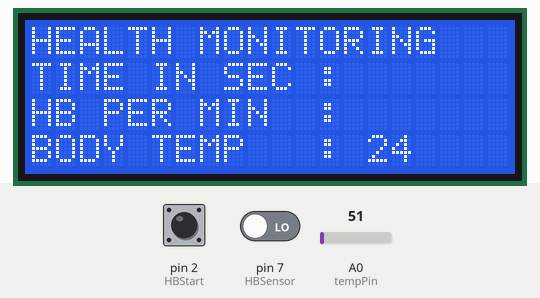
Bench run of a sketch on a simulated Arduino Uno, built with avr-gcc and run on an emulated ATmega328P. Parts: 20×4 character LCD. The inputs (shaded band) are chosen by the test bench; at power-on: pin 2 (HBStart) HIGH, A0 (tempPin) = 51, pin 7 (HBSensor) LOW.

Above: at 1.2 s.
1.3 s: pin 2 (HBStart) pulled LOW for 0.15 s
3.9 s: A0 (tempPin) set to 61
At 4.4 s:
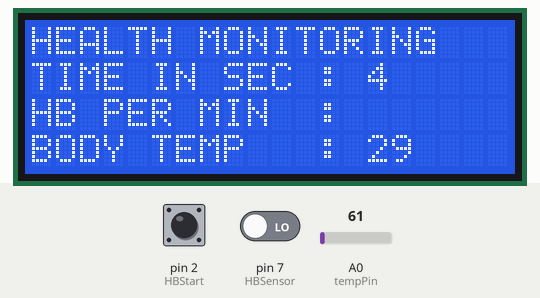
5.5 s: pin 7 (HBSensor) driven HIGH
8.5 s: pin 2 (HBStart) pulled LOW for 1 s
At 10.3 s:
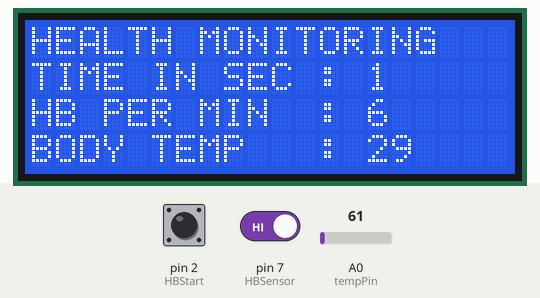
11.9 s: A0 (tempPin) set to 71
At 12.7 s:
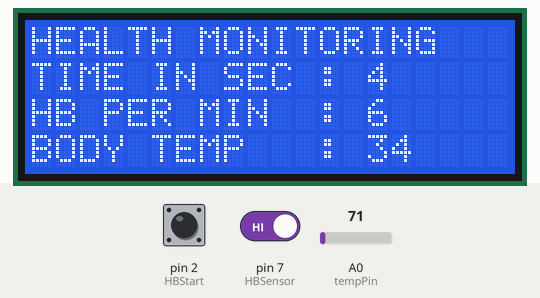
13.4 s: A0 (tempPin) set to 86
At 17.5 s:
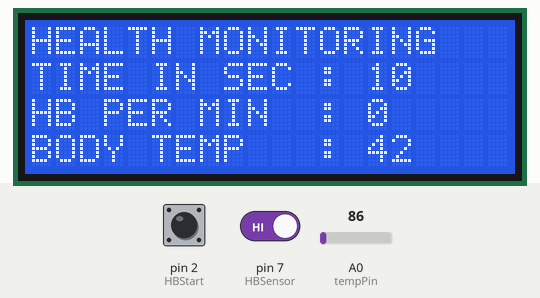
Timing chart, 0 to 18.3 s (numbered marks = the images above; inputs shaded):
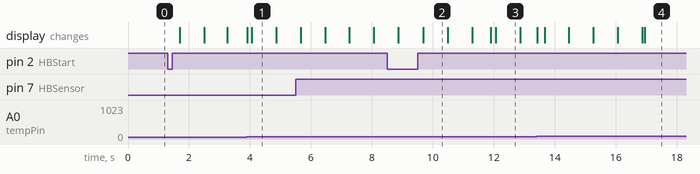

Measured:
- after the input at 8.5 s, the display: first differs from a run without the input after 1.2 s (image 2)
- what the display in image 1 shows lasts 0.8 s, from 4.1 s to 4.9 s

The sketch:

patient_health_monitoring.ino
```cpp
#include <TimerOne.h>

#include <LiquidCrystal.h>
LiquidCrystal lcd(13, 12, 11, 10, 9, 8);

int val;
int tempPin = A0;// temperature Sensor Pin
int HBSensor = 7;// Sensor Pin
int HBCount = 0;
int HBCheck = 0;
int TimeinSec = 0;
int HBperMin = 0;
int HBStart = 2;
int HBStartCheck = 0;

void setup()
{
  // put your setup code here, to run once:
  lcd.begin(20, 4);
  pinMode(HBSensor, INPUT);
  pinMode(HBStart, INPUT_PULLUP);
  Timer1.initialize(800000);
  Timer1.attachInterrupt( timerIsr );
  lcd.clear();
  lcd.setCursor(0,0);
  lcd.print("HEALTH MONITORING");
  lcd.setCursor(0,1);
  lcd.print("TIME IN SEC : ");
  lcd.setCursor(0,3);
  lcd.print("BODY TEMP   : ");
  lcd.setCursor(0,2);
  lcd.print("HB PER MIN  : ");

}

void loop()
{
  val = analogRead(tempPin);
  float mv = (val/1023.0)*5000;
  int cel = mv/10;
  lcd.setCursor(14,3);
  lcd.print(cel);
  lcd.print("   ");
  delay(100);

  if(digitalRead(HBStart) == LOW)
  {
    HBStartCheck = 1;
  }

  if(HBStartCheck == 1)
  {
    if((digitalRead(HBSensor) == HIGH) && (HBCheck == 0))
      {
        HBCount = HBCount + 1;
        HBCheck = 1;
      }

      if((digitalRead(HBSensor) == LOW) && (HBCheck == 1))
      {
        HBCheck = 0;
      }

      if(TimeinSec == 10)
      {
          HBperMin = HBCount * 6;;
          HBStartCheck = 0;
          lcd.setCursor(14,2);
          lcd.print(HBperMin);
          lcd.print(" ");
          HBCount = 0;
          TimeinSec = 0;
      }
  }
}

void timerIsr()
{
  if(HBStartCheck == 1)
  {
      TimeinSec = TimeinSec + 1;
      lcd.setCursor(14,1);
      lcd.print(TimeinSec);
      lcd.print(" ");
  }
}
```
